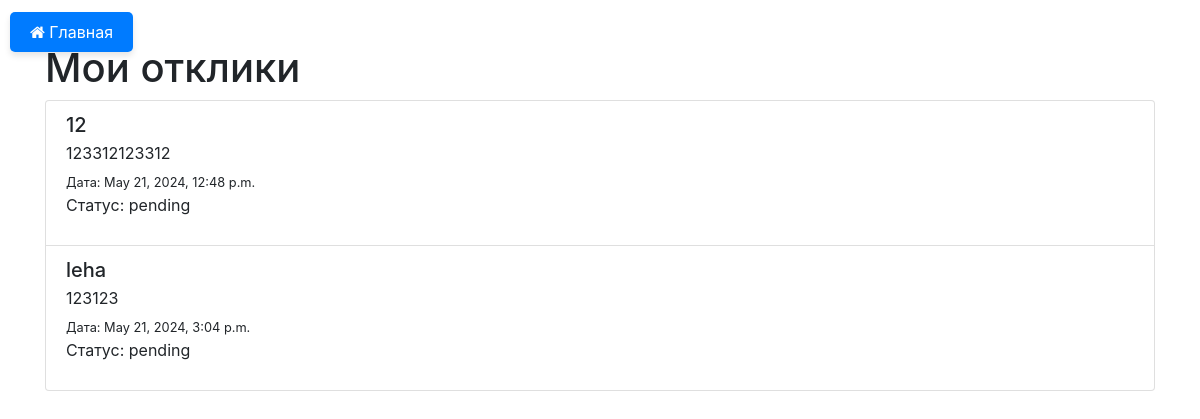
The page /app/responses/ (signed in) on the database as committed earlier.
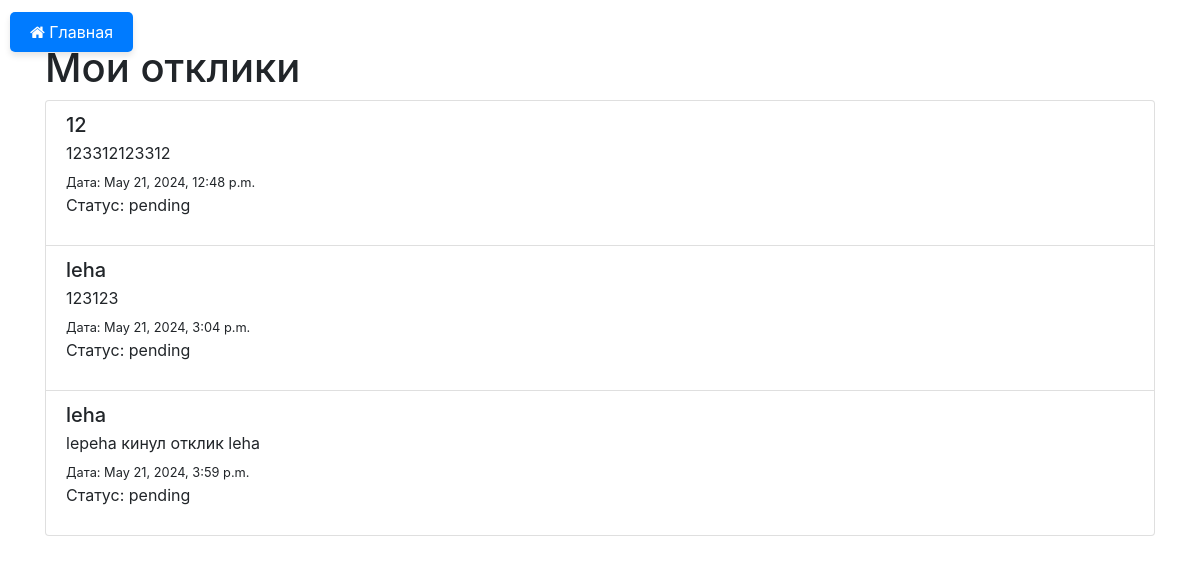
The same page on the database as committed later.
### app/models.py (models this page shows, shortened)
class Response(models.Model):
    text = models.TextField()
    created_at = models.DateTimeField(auto_now_add=True)
    updated_at = models.DateTimeField(auto_now=True)
    user = models.ForeignKey(User, on_delete=models.CASCADE, related_name='responses')
    announcement = models.ForeignKey(Announcement, on_delete=models.CASCADE, related_name='responses')
    status = models.CharField(max_length=20, choices=(('pending', 'Pending'), ('accepted', 'Accepted')), default='pending')

class Announcement(models.Model):
    title = models.CharField(max_length=200)
    content = models.TextField()
    category = models.ForeignKey(Category, on_delete=models.CASCADE, related_name='announcements')
    author = models.ForeignKey(User, on_delete=models.CASCADE, related_name='announcements')
    image = models.ImageField(upload_to='images/', blank=True, null=True)
    video_url = models.URLField(blank=True, null=True)
    created_at = models.DateTimeField(auto_now_add=True)
    updated_at = models.DateTimeField(auto_now=True)

### app/views.py (the view)
# urls.py: path('responses/', response_list, name='response-list'),
@login_required
def response_list(request):
    responses = Response.objects.filter(user=request.user)
    return render(request, 'responses/response_list.html', {'responses': responses})

### app/templates/responses/response_list.html (shortened to what this page needs)
{% load static %}
<!DOCTYPE html>
<html lang="en">
<head>
    <a href="{% url 'home' %}" class="home-button"><i class="fa fa-home"></i> Главная</a>
    <link rel="stylesheet" href="{% static 'css/styles.css' %}">
    <link rel="stylesheet" href="https://stackpath.bootstrapcdn.com/bootstrap/4.5.2/css/bootstrap.min.css">
    <link rel="stylesheet" href="https://cdnjs.cloudflare.com/ajax/libs/font-awesome/4.7.0/css/font-awesome.min.css">
</head>
<body>
    <div class="container">
        <h1>Мои отклики</h1>
        {% if responses %}
            <div class="list-group">
                {% for response in responses %}
                    <div class="list-group-item">
                        <h5 class="mb-1">{{ response.announcement.title }}</h5>
                        <p class="mb-1">{{ response.text }}</p>
                        <small>Дата: {{ response.created_at }}</small>
                        <p>Статус: {{ response.status }}</p>
                    </div>
                {% endfor %}
            </div>
        {% else %}
            <p>У вас нет откликов.</p>
        {% endif %}
    </div>
</body>
</html>

Rows that differ between the two databases and show on the page:
added Response: announcement "leha", text "lepeha кинул отклик leha", created_at "May 21, 2024, 3:59 p.m.", status "pending"
